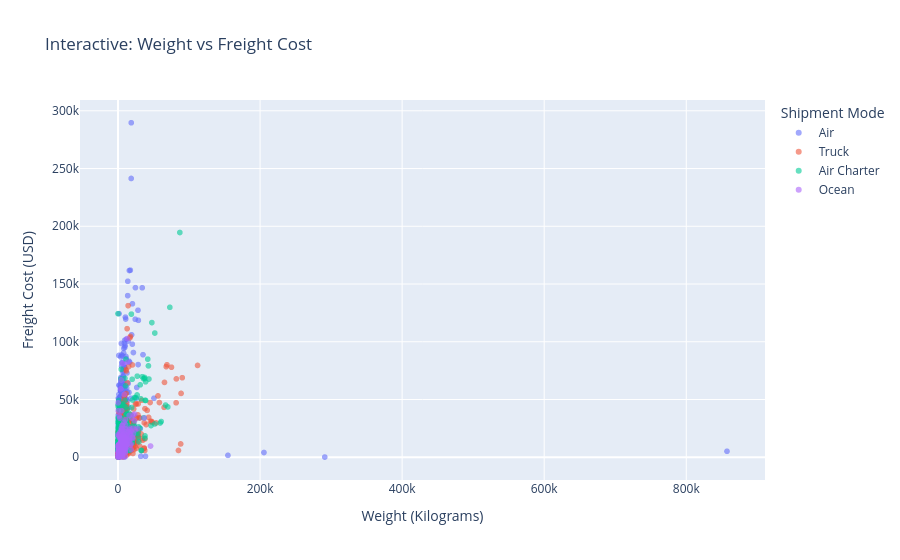

Notebook source saved alongside this figure:
### Markdown cell above
Chart 19 – Interactive: Freight Cost by Mode

Why: Plotly used instead of Matplotlib to avoid the broken-axis bug and allow hover-level detail.

Insights: Air Charter has the highest typical (median) cost; Air has the most extreme outliers, up to ~$290k per shipment.

Business Impact: Air Charter should be reserved for true emergencies only — it's consistently the costliest mode on a per-shipment basis.

### Code cell
# Chart 20 - Interactive Weight vs Freight Cost
fig = px.scatter(df, x='Weight (Kilograms)', y='Freight Cost (USD)',
                 color='Shipment Mode',
                 title='Interactive: Weight vs Freight Cost',
                 opacity=0.6) 
fig.show()

### Figure 1 — Plotly figure (JSON) as saved in the notebook; plotly's stock layout.template omitted (floating-point values rounded to 4 significant figures; data arrays with more than 128 entries replaced by an {"elided": "..."} marker saying what was removed)
{"data": [{"hovertemplate": "Shipment Mode=Air<br>Weight (Kilograms)=%{x}<br>Freight Cost (USD)=%{y}<extra></extra>", "legendgroup": "Air", "marker": {"color": "#636efa", "opacity": 0.6, "symbol": "circle"}, "mode": "markers", "name": "Air", "showlegend": true, "type": "scattergl", "x": {"elided": "6473 float values"}, "xaxis": "x", "y": {"elided": "6473 float values"}, "yaxis": "y"}, {"hovertemplate": "Shipment Mode=Truck<br>Weight (Kilograms)=%{x}<br>Freight Cost (USD)=%{y}<extra></extra>", "legendgroup": "Truck", "marker": {"color": "#EF553B", "opacity": 0.6, "symbol": "circle"}, "mode": "markers", "name": "Truck", "showlegend": true, "type": "scattergl", "x": {"elided": "2830 float values"}, "xaxis": "x", "y": {"elided": "2830 float values"}, "yaxis": "y"}, {"hovertemplate": "Shipment Mode=Air Charter<br>Weight (Kilograms)=%{x}<br>Freight Cost (USD)=%{y}<extra></extra>", "legendgroup": "Air Charter", "marker": {"color": "#00cc96", "opacity": 0.6, "symbol": "circle"}, "mode": "markers", "name": "Air Charter", "showlegend": true, "type": "scattergl", "x": {"elided": "650 float values"}, "xaxis": "x", "y": {"elided": "650 float values"}, "yaxis": "y"}, {"hovertemplate": "Shipment Mode=Ocean<br>Weight (Kilograms)=%{x}<br>Freight Cost (USD)=%{y}<extra></extra>", "legendgroup": "Ocean", "marker": {"color": "#ab63fa", "opacity": 0.6, "symbol": "circle"}, "mode": "markers", "name": "Ocean", "showlegend": true, "type": "scattergl", "x": {"elided": "371 float values"}, "xaxis": "x", "y": {"elided": "371 float values"}, "yaxis": "y"}], "layout": {"legend": {"title": {"text": "Shipment Mode"}, "tracegroupgap": 0}, "title": {"text": "Interactive: Weight vs Freight Cost"}, "xaxis": {"anchor": "y", "domain": [0, 1], "title": {"text": "Weight (Kilograms)"}}, "yaxis": {"anchor": "x", "domain": [0, 1], "title": {"text": "Freight Cost (USD)"}}}}
